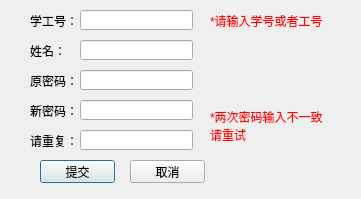
<?xml version="1.0" encoding="UTF-8"?>
<ui version="4.0">
 <class>changPwDialog</class>
 <widget class="QDialog" name="changPwDialog">
  <property name="geometry">
   <rect>
    <x>0</x>
    <y>0</y>
    <width>361</width>
    <height>199</height>
   </rect>
  </property>
  <property name="windowTitle">
   <string>管理员 - 修改密码</string>
  </property>
  <widget class="QLabel" name="label">
   <property name="geometry">
    <rect>
     <x>30</x>
     <y>10</y>
     <width>54</width>
     <height>21</height>
    </rect>
   </property>
   <property name="text">
    <string>学工号：</string>
   </property>
  </widget>
  <widget class="QLabel" name="label_2">
   <property name="geometry">
    <rect>
     <x>30</x>
     <y>40</y>
     <width>54</width>
     <height>21</height>
    </rect>
   </property>
   <property name="text">
    <string>姓名：</string>
   </property>
  </widget>
  <widget class="QLabel" name="label_3">
   <property name="geometry">
    <rect>
     <x>30</x>
     <y>70</y>
     <width>54</width>
     <height>21</height>
    </rect>
   </property>
   <property name="text">
    <string>原密码：</string>
   </property>
  </widget>
  <widget class="QLabel" name="label_4">
   <property name="geometry">
    <rect>
     <x>30</x>
     <y>100</y>
     <width>54</width>
     <height>21</height>
    </rect>
   </property>
   <property name="text">
    <string>新密码：</string>
   </property>
  </widget>
  <widget class="QLabel" name="label_5">
   <property name="geometry">
    <rect>
     <x>30</x>
     <y>130</y>
     <width>54</width>
     <height>21</height>
    </rect>
   </property>
   <property name="text">
    <string>请重复：</string>
   </property>
  </widget>
  <widget class="QLineEdit" name="idLineEdit">
   <property name="geometry">
    <rect>
     <x>80</x>
     <y>10</y>
     <width>113</width>
     <height>20</height>
    </rect>
   </property>
  </widget>
  <widget class="QLineEdit" name="nameText">
   <property name="geometry">
    <rect>
     <x>80</x>
     <y>40</y>
     <width>113</width>
     <height>20</height>
    </rect>
   </property>
  </widget>
  <widget class="QLineEdit" name="oldPwText">
   <property name="geometry">
    <rect>
     <x>80</x>
     <y>70</y>
     <width>113</width>
     <height>20</height>
    </rect>
   </property>
  </widget>
  <widget class="QLineEdit" name="newPwLineEdit">
   <property name="geometry">
    <rect>
     <x>80</x>
     <y>100</y>
     <width>113</width>
     <height>20</height>
    </rect>
   </property>
  </widget>
  <widget class="QLineEdit" name="rpNewPwLineEdit">
   <property name="geometry">
    <rect>
     <x>80</x>
     <y>130</y>
     <width>113</width>
     <height>20</height>
    </rect>
   </property>
  </widget>
  <widget class="QPushButton" name="SubmitBtn">
   <property name="geometry">
    <rect>
     <x>40</x>
     <y>160</y>
     <width>75</width>
     <height>23</height>
    </rect>
   </property>
   <property name="text">
    <string>提交</string>
   </property>
   <property name="shortcut">
    <string>Return</string>
   </property>
  </widget>
  <widget class="QPushButton" name="AbortBtn">
   <property name="geometry">
    <rect>
     <x>130</x>
     <y>160</y>
     <width>75</width>
     <height>23</height>
    </rect>
   </property>
   <property name="text">
    <string>取消</string>
   </property>
   <property name="shortcut">
    <string>Esc</string>
   </property>
  </widget>
  <widget class="QLabel" name="rpErrTip">
   <property name="geometry">
    <rect>
     <x>210</x>
     <y>100</y>
     <width>141</width>
     <height>51</height>
    </rect>
   </property>
   <property name="styleSheet">
    <string notr="true">color: rgb(255, 0, 0);</string>
   </property>
   <property name="text">
    <string>*两次密码输入不一致
请重试</string>
   </property>
  </widget>
  <widget class="QLabel" name="idErrTip">
   <property name="geometry">
    <rect>
     <x>210</x>
     <y>10</y>
     <width>131</width>
     <height>21</height>
    </rect>
   </property>
   <property name="styleSheet">
    <string notr="true">color: rgb(255, 0, 0);</string>
   </property>
   <property name="text">
    <string>*请输入学号或者工号</string>
   </property>
  </widget>
 </widget>
 <tabstops>
  <tabstop>idLineEdit</tabstop>
  <tabstop>nameText</tabstop>
  <tabstop>oldPwText</tabstop>
  <tabstop>newPwLineEdit</tabstop>
  <tabstop>rpNewPwLineEdit</tabstop>
  <tabstop>SubmitBtn</tabstop>
  <tabstop>AbortBtn</tabstop>
 </tabstops>
 <resources/>
 <connections/>
</ui>
